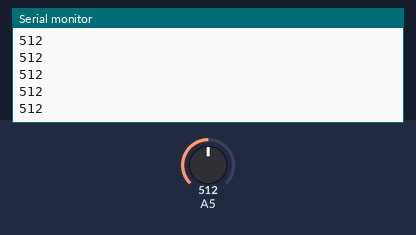
The sketch below on a simulated Arduino Uno, built with avr-gcc and run on an emulated ATmega328P. Parts: the last lines printed to the serial monitor. Inputs (shaded band) come from the test bench; at power-on: A5 = 512.

Above: at 1.2 s.
1.3 s: A5 set to 716
At 1.31 s:
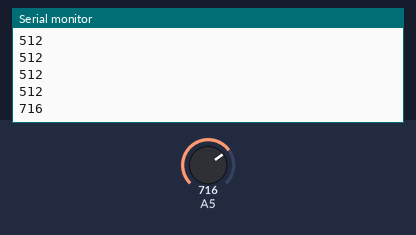
2.8 s: A5 set to 900
At 2.81 s:
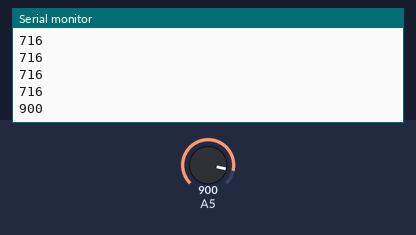
Timing chart, 0 to 5.8 s (numbered marks = the images above; inputs shaded):
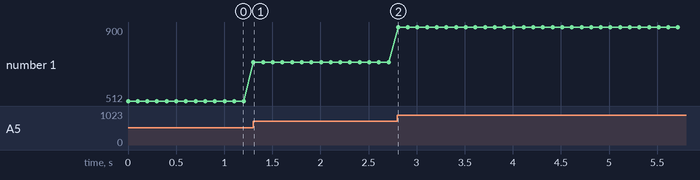

The sketch:

sketch_nov18b.ino
```cpp
const int sensorPin= 0; //sensor pin connected to analog pin A0
int liquid_level;
void setup() {
  Serial.begin(9600); //sets the baud rate for data transfer in bits/second
  pinMode(13, INPUT);
}
void loop() {
  liquid_level= analogRead(13); //arduino reads the value
  Serial.println(liquid_level);//prints out liquid level sensor reading
  delay(100);
}
```

Measured:
- after the input at 1.3 s, the serial monitor: prints a new line at once (image 1)
- after the input at 2.8 s, the serial monitor: prints a new line at once (image 2)
- plotted number 1: 512 → 716 after the input at 1.3 s, 716 → 900 after the input at 2.8 s
